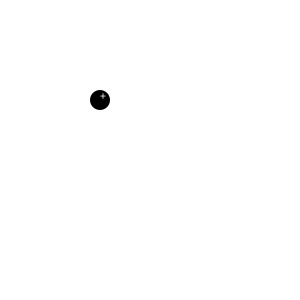
Frame 1 (no input)
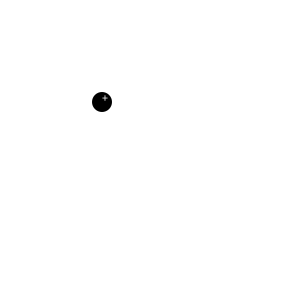
Frame 60 (the mouse pressed at the canvas centre just before this capture)
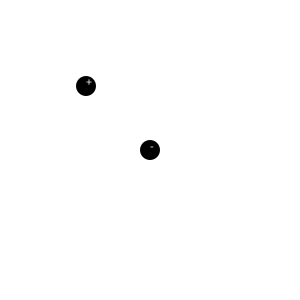
Frame 120 (the mouse held since frame 60 and released just before this capture)

The Processing sketch that drew these frames (run headless with seeded random() and noise(); from frame 60 on, the mouse is pressed at the canvas centre):

// Processing sketch: processing_75170
// ── processing_75170.pde

int d = 10;

int xPos = 100;
int yPos = 100;
int directionX = 2;
int directionY = 2;

void setup() {
  size(300, 300);

  smooth();
}

void draw() {
  background(255);
  


  

noStroke();
fill(0);
ellipse(xPos, yPos, 20, 20);
fill(255);
text("+", xPos, yPos);

  xPos = xPos + directionX;
  yPos = yPos + directionY;
  
   if (xPos > mouseX || xPos <d/2) {
    directionX = -directionX;
   }
   
   
    if(yPos < d/2 || yPos > mouseY){
    directionY = -directionY;
  }
  
  


 


if(mousePressed){
  fill(0);
ellipse(mouseX, mouseY, 20, 20);
fill(255);
text("-", mouseX, mouseY);


}
}
